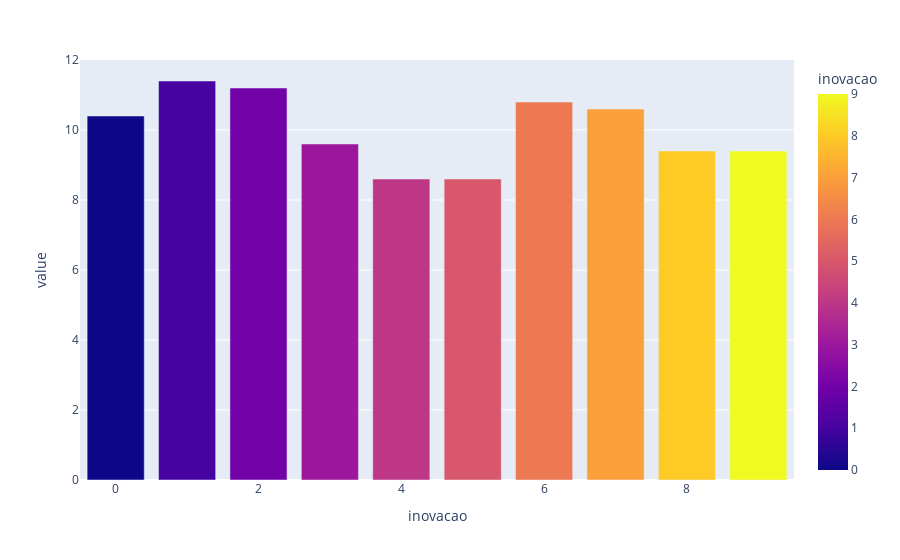

This figure's notebook cell:
### Code cell
percentual_inovacao = df_segmento.value_counts('inovacao') / len(df_segmento) * 100
px.bar(percentual_inovacao, color=percentual_inovacao.index)

### Figure 1 — Plotly figure (JSON) as saved in the notebook; plotly's stock layout.template omitted (floating-point values rounded to 4 significant figures)
{"data": [{"alignmentgroup": "True", "hovertemplate": "inovacao=%{marker.color}<br>value=%{y}<extra></extra>", "legendgroup": "", "marker": {"color": [1, 2, 6, 7, 0, 3, 8, 9, 4, 5], "coloraxis": "coloraxis", "pattern": {"shape": ""}}, "name": "", "offsetgroup": "", "orientation": "v", "showlegend": false, "textposition": "auto", "type": "bar", "x": [1, 2, 6, 7, 0, 3, 8, 9, 4, 5], "xaxis": "x", "y": [11.4, 11.2, 10.8, 10.6, 10.4, 9.6, 9.4, 9.4, 8.6, 8.6], "yaxis": "y"}], "layout": {"barmode": "relative", "coloraxis": {"colorbar": {"title": {"text": "inovacao"}}, "colorscale": [[0, "#0d0887"], [0.1111, "#46039f"], [0.2222, "#7201a8"], [0.3333, "#9c179e"], [0.4444, "#bd3786"], [0.5556, "#d8576b"], [0.6667, "#ed7953"], [0.7778, "#fb9f3a"], [0.8889, "#fdca26"], [1, "#f0f921"]]}, "legend": {"tracegroupgap": 0}, "margin": {"t": 60}, "xaxis": {"anchor": "y", "domain": [0, 1], "title": {"text": "inovacao"}}, "yaxis": {"anchor": "x", "domain": [0, 1], "title": {"text": "value"}}}}
